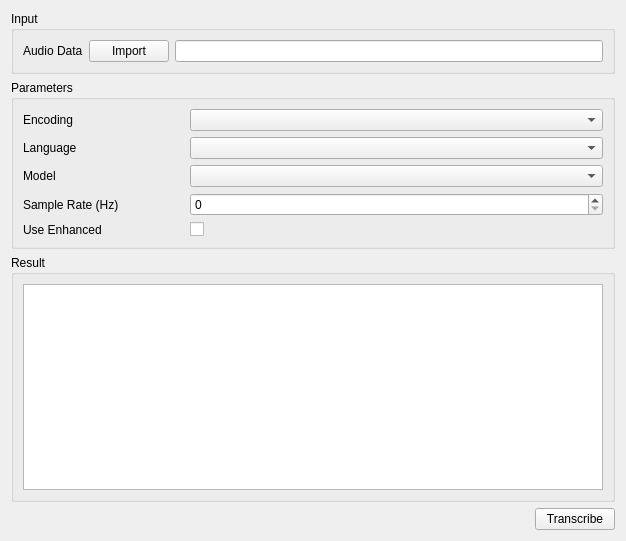
<?xml version="1.0" encoding="UTF-8"?>
<ui version="4.0">
 <class>Transcription</class>
 <widget class="QWidget" name="Transcription">
  <property name="geometry">
   <rect>
    <x>0</x>
    <y>0</y>
    <width>626</width>
    <height>541</height>
   </rect>
  </property>
  <layout class="QGridLayout" name="gridLayout">
   <item row="4" column="1">
    <widget class="QPushButton" name="btnTranscribe">
     <property name="text">
      <string>Transcribe</string>
     </property>
    </widget>
   </item>
   <item row="4" column="0">
    <spacer name="horizontalSpacer">
     <property name="orientation">
      <enum>Qt::Horizontal</enum>
     </property>
     <property name="sizeHint" stdset="0">
      <size>
       <width>40</width>
       <height>20</height>
      </size>
     </property>
    </spacer>
   </item>
   <item row="1" column="0" colspan="2">
    <widget class="QGroupBox" name="groupBox_2">
     <property name="title">
      <string>Parameters</string>
     </property>
     <layout class="QGridLayout" name="gridLayout_3">
      <item row="1" column="1">
       <widget class="QComboBox" name="language"/>
      </item>
      <item row="0" column="1">
       <widget class="QComboBox" name="encoding"/>
      </item>
      <item row="3" column="0">
       <widget class="QLabel" name="label_2">
        <property name="maximumSize">
         <size>
          <width>16777215</width>
          <height>16777215</height>
         </size>
        </property>
        <property name="text">
         <string>Sample Rate (Hz)</string>
        </property>
       </widget>
      </item>
      <item row="0" column="0">
       <widget class="QLabel" name="label_8">
        <property name="sizePolicy">
         <sizepolicy hsizetype="Maximum" vsizetype="Preferred">
          <horstretch>0</horstretch>
          <verstretch>0</verstretch>
         </sizepolicy>
        </property>
        <property name="minimumSize">
         <size>
          <width>161</width>
          <height>0</height>
         </size>
        </property>
        <property name="text">
         <string>Encoding</string>
        </property>
       </widget>
      </item>
      <item row="3" column="1">
       <widget class="QSpinBox" name="sampleRate"/>
      </item>
      <item row="2" column="1">
       <widget class="QComboBox" name="model"/>
      </item>
      <item row="6" column="1">
       <widget class="QCheckBox" name="enhanced">
        <property name="layoutDirection">
         <enum>Qt::LeftToRight</enum>
        </property>
        <property name="text">
         <string/>
        </property>
       </widget>
      </item>
      <item row="6" column="0">
       <widget class="QLabel" name="label_7">
        <property name="maximumSize">
         <size>
          <width>16777215</width>
          <height>16777215</height>
         </size>
        </property>
        <property name="text">
         <string>Use Enhanced</string>
        </property>
        <property name="wordWrap">
         <bool>false</bool>
        </property>
       </widget>
      </item>
      <item row="2" column="0">
       <widget class="QLabel" name="label_5">
        <property name="maximumSize">
         <size>
          <width>16777215</width>
          <height>16777215</height>
         </size>
        </property>
        <property name="text">
         <string>Model</string>
        </property>
       </widget>
      </item>
      <item row="1" column="0">
       <widget class="QLabel" name="label_4">
        <property name="sizePolicy">
         <sizepolicy hsizetype="Minimum" vsizetype="Preferred">
          <horstretch>0</horstretch>
          <verstretch>0</verstretch>
         </sizepolicy>
        </property>
        <property name="maximumSize">
         <size>
          <width>16777215</width>
          <height>16777215</height>
         </size>
        </property>
        <property name="text">
         <string>Language</string>
        </property>
       </widget>
      </item>
     </layout>
    </widget>
   </item>
   <item row="2" column="0" colspan="2">
    <widget class="QGroupBox" name="groupBox_3">
     <property name="title">
      <string>Result</string>
     </property>
     <layout class="QVBoxLayout" name="verticalLayout">
      <item>
       <widget class="QTextBrowser" name="transcriptionResult">
        <property name="contextMenuPolicy">
         <enum>Qt::PreventContextMenu</enum>
        </property>
        <property name="html">
         <string>&lt;!DOCTYPE HTML PUBLIC &quot;-//W3C//DTD HTML 4.0//EN&quot; &quot;http://www.w3.org/TR/REC-html40/strict.dtd&quot;&gt;
&lt;html&gt;&lt;head&gt;&lt;meta name=&quot;qrichtext&quot; content=&quot;1&quot; /&gt;&lt;style type=&quot;text/css&quot;&gt;
p, li { white-space: pre-wrap; }
&lt;/style&gt;&lt;/head&gt;&lt;body style=&quot; font-family:'Ubuntu'; font-size:11pt; font-weight:400; font-style:normal;&quot;&gt;
&lt;p style=&quot;-qt-paragraph-type:empty; margin-top:0px; margin-bottom:0px; margin-left:0px; margin-right:0px; -qt-block-indent:0; text-indent:0px;&quot;&gt;&lt;br /&gt;&lt;/p&gt;&lt;/body&gt;&lt;/html&gt;</string>
        </property>
       </widget>
      </item>
     </layout>
    </widget>
   </item>
   <item row="0" column="0" colspan="2">
    <widget class="QGroupBox" name="groupBox">
     <property name="title">
      <string>Input</string>
     </property>
     <layout class="QGridLayout" name="gridLayout_2">
      <item row="0" column="2">
       <widget class="QLineEdit" name="audioDataPath"/>
      </item>
      <item row="0" column="1">
       <widget class="QPushButton" name="btnImportAudio">
        <property name="text">
         <string>Import</string>
        </property>
       </widget>
      </item>
      <item row="0" column="0">
       <widget class="QLabel" name="label">
        <property name="sizePolicy">
         <sizepolicy hsizetype="Minimum" vsizetype="Preferred">
          <horstretch>0</horstretch>
          <verstretch>0</verstretch>
         </sizepolicy>
        </property>
        <property name="text">
         <string>Audio Data</string>
        </property>
       </widget>
      </item>
     </layout>
    </widget>
   </item>
  </layout>
 </widget>
 <resources/>
 <connections/>
 <slots>
  <slot>btnStartOdasClicked()</slot>
  <slot>btnStopOdasClicked()</slot>
 </slots>
</ui>
